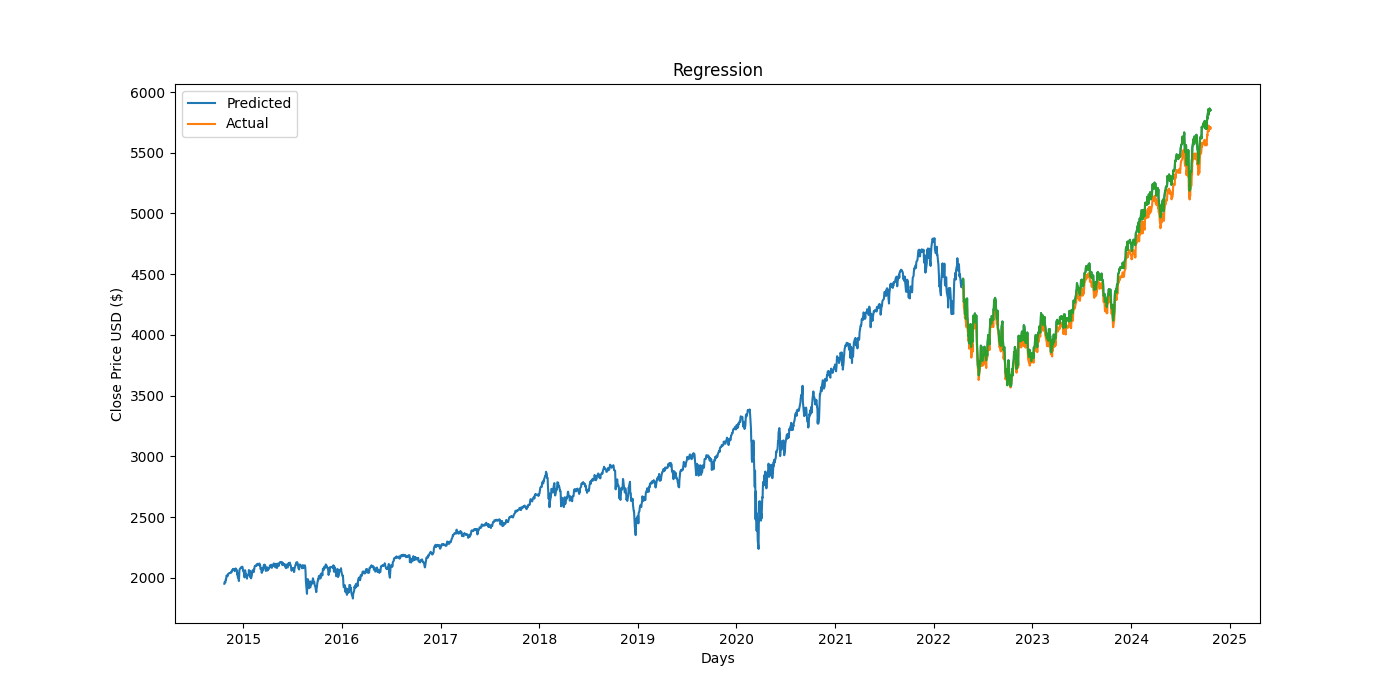

Python code for this plot:
#S&P 500 - Linear Regression Prediction

import pandas as pd
import matplotlib.pyplot as plt

from statistical_models import LinRegModel

in_folder = "/STAT_4188_Final_Project"

stock = pd.read_csv(in_folder + "/sp500_10_years_data.csv", index_col="Date", parse_dates = True)

stock = stock.rename(columns={'Close/Last':'Close'})

stock = stock.iloc[::-1]

print(stock.tail(5))

print(stock.columns)

result = LinRegModel.reg_model_training(stock)

LinRegModel.linear_regression_results(result['Actual'], result['Predicted']) # model evaluation

#drawing a scatterplot if needed

# plt.scatter(range(df_pred.shape[0]),df_pred[['Predicted']],c="blue")
# plt.show()

# spotted five outliers to be dropped. - NOTE: uncomment and apply the code below if you spot severe outliers

# drop_list = df_pred.index[df_pred['Predicted'] == min(df_pred['Predicted'])].tolist()

# print("Values to be dropped at these indeces: ", drop_list)

# df_pred=df_pred.drop(index=drop_list, axis='index')

# plt.scatter(range(df_pred.shape[0]),df_pred[['Predicted']],c="blue")
# plt.show()

# creating a plot

plt.figure(figsize=(14,7))
plt.title("Regression")
plt.xlabel('Days')
plt.ylabel('Close Price USD ($)')
plt.plot(stock['Close']) # .tail(int(len(stock['Close'])*0.5)) - add if needed
plt.plot(result['Predicted']) 
plt.plot(result['Actual']) 
plt.legend(['Predicted', 'Actual'])
plt.show()
